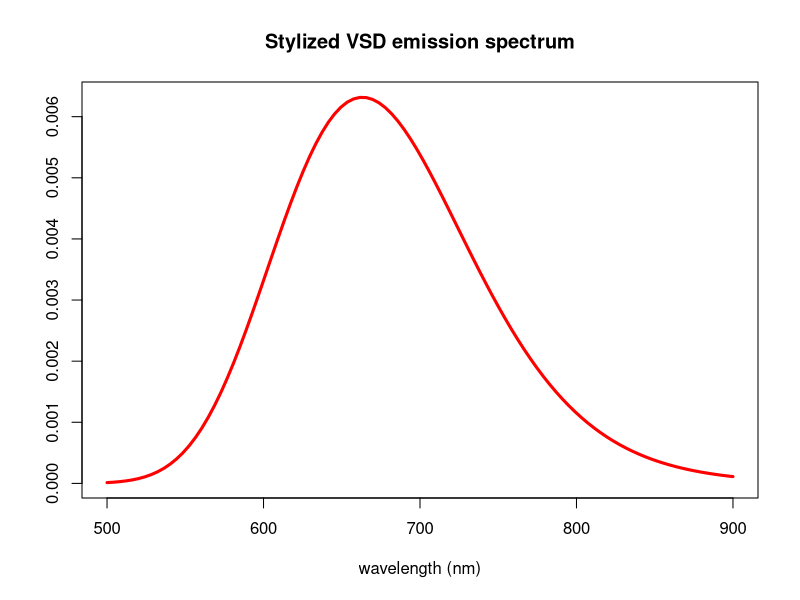

R code for this plot:
## ---- chunk 1
fmean <- 300/675
fsd <- (300/525 - fmean)/3
# Changing the variable from frequency to wavelength introduces the factor of 300/lambda^2
spec <- function(lambda)dnorm(300/lambda, fmean, fsd)*300/lambda^2
lambda <- seq(500, 900, length.out = 100)
plot(lambda, spec(lambda), type='l', col="red", lwd=3, xlab="wavelength (nm)", ylab="", main = "Stylized VSD emission spectrum")
